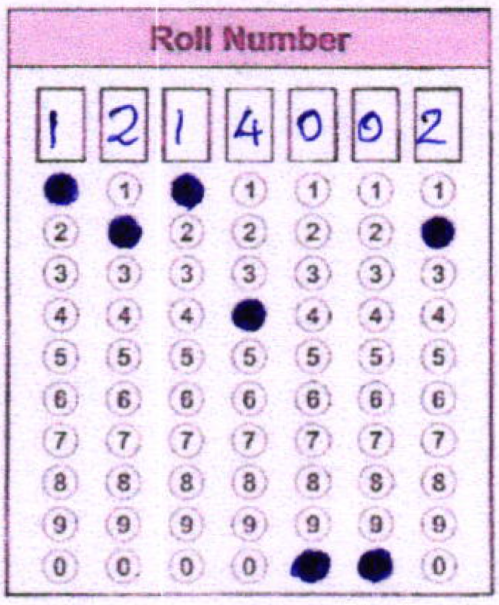
#> input picture test_t2/Final_omr/Aligned/Roll_number.png, 499 x 605 px
$ python -i Roll_no.py   (imports and definitions only)   (older library calls are emulated)
#> lines starting #> are read from the running program, lines starting #| are printed output that depends on the picture; after the words box and inside, x2 and y2 are one past the last pixel; in counts of white or black regions, pixels touching at a corner belong together
import cv2
import numpy as np

def roll_no():

    orginal=cv2.imread("Aligned/Roll_number.png",0)
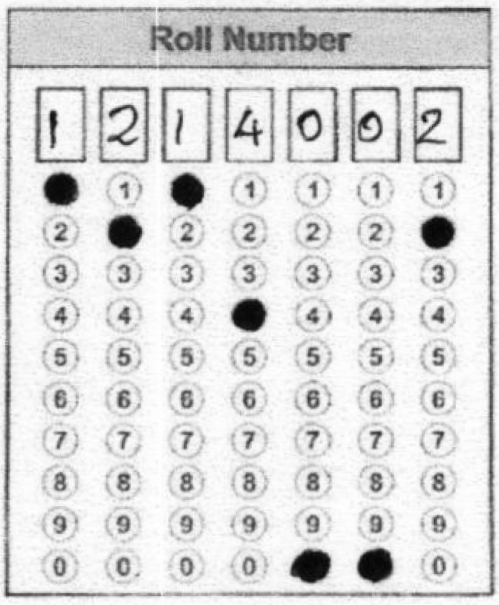
#> orginal: shape (605, 499); min 4, max 255, mean 218
    h,w = orginal.shape
#> h = 605; w = 499
    crop= orginal[165:h-15,25:w-25]
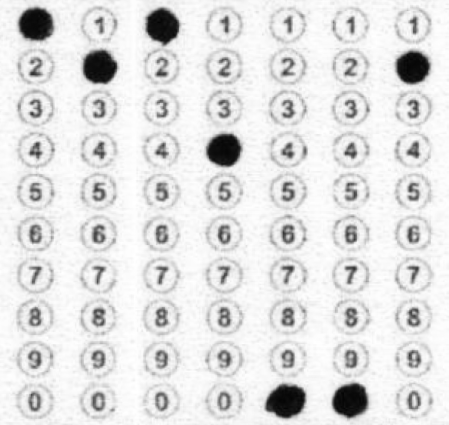
#> crop: shape (425, 449); min 4, max 255, mean 224.3

    th, im_th = cv2.threshold(crop,127,255,0)
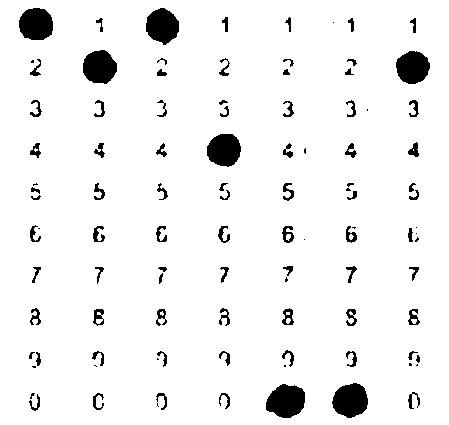
#> im_th: shape (425, 449); 94.2% white; 102 black regions (22 under 20 px), largest, box (x1, y1, x2, y2) and area: (266, 384, 305, 418) 1006, (332, 383, 368, 418) 946, (19, 8, 53, 40) 895
    im_th=~im_th
    kernel = np.ones((5,5), np.uint8)
    binary = cv2.erode(im_th, kernel, iterations=2)
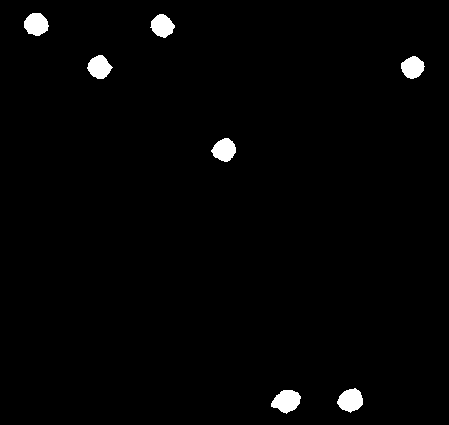
#> binary: shape (425, 449); 1.6% white; 7 white regions, largest, box (x1, y1, x2, y2) and area: (271, 390, 301, 414) 489, (337, 388, 363, 413) 455, (24, 13, 49, 36) 432

    h1,w1 = crop.shape
#> h1 = 425; w1 = 449

    roll_no = []
    for y in range(0, w1,np.uint(np.floor(w1/7))):
        if (y +int(w1/7) > w1):
            break
        column = binary[0:h1, y: y +int(w1/7)]
        visc=crop[0:h1, y: y +int(w1/7)]

        count=0
        for x in range(0, h1,np.uint(np.floor(h1/10))):

            if (x+int(h1/10) > h1):
                   break
            row = column[x:x+int(h1/10),:]
            visr=visc[x:x+int(h1/10),:]
            count+=1
            (_,cnts, _) = cv2.findContours(row, cv2.RETR_EXTERNAL,cv2.CHAIN_APPROX_SIMPLE)
            if len(cnts) == 1:
                roll_no.append(str(count))
#> this loop made 8 passes
#> pass 1, in roll_no, `column = binary[0:h1, y: y +int(w1/7)]`:
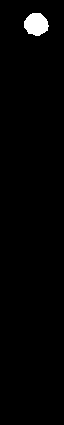
#> column: shape (425, 64); 1.6% white; 1 white region, box (x1, y1, x2, y2) and area: (24, 13, 49, 36) 432
#> pass 1, in roll_no, `visc=crop[0:h1, y: y +int(w1/7)]`:
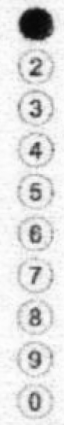
#> visc: shape (425, 64); min 7, max 255, mean 223
#> pass 2, in roll_no, `visc=crop[0:h1, y: y +int(w1/7)]`:
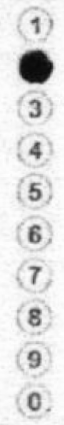
#> visc: shape (425, 64); min 8, max 255, mean 224.4
#> after the loop: row: shape (42, 64); every value is 0
#> after the loop, roll_no = ['1', '2', '1', '4', '10', '10', '2']

    #        cv2.imshow("Foreground", visr )
    #        cv2.waitKey(0)
    roll_no=[0 if x == 10 else x for x in roll_no]
    roll_no=''.join(roll_no)
    roll_no=int(roll_no)
#> roll_no = 121410102
    return roll_no

>>> result = roll_no()
#> result = 121410102

$ run again, with test_t2/Final_omr/Aligned/Center_code.png copied over test_t2/Final_omr/Aligned/Roll_number.png
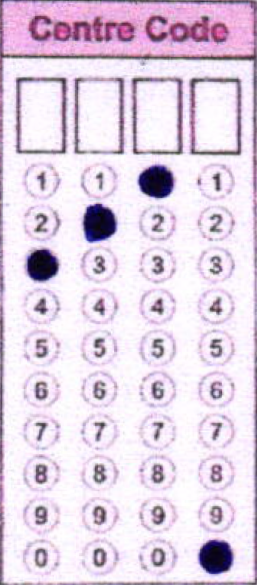
#> input picture test_t2/Final_omr/Aligned/Center_code.png, 257 x 585 px
#> in roll_no, `th, im_th = cv2.threshold(crop,127,255,0)`:
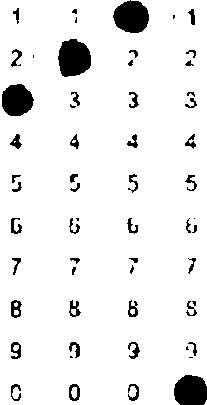
#> im_th: shape (405, 207); 92.6% white; 59 black regions (13 under 20 px), largest, box (x1, y1, x2, y2) and area: (58, 39, 91, 77) 982, (113, 0, 149, 33) 906, (174, 375, 207, 405) 849
#> binary: shape (405, 207); 2.1% white; 4 white regions, box (x1, y1, x2, y2) and area: (179, 380, 207, 405) 498, (63, 45, 87, 72) 487, (118, 5, 144, 29) 431, (6, 89, 29, 112) 357
#> after the loop in roll_no, `for y in range(0, w1,np.uint(np.floor(w1/7))):`:
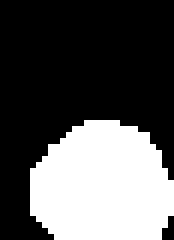
#> row: shape (40, 29) (shown 6 times larger); 34% white; 1 white region, box (x1, y1, x2, y2) and area: (5, 20, 29, 40) 394
#> after the loop in roll_no, `for y in range(0, w1,np.uint(np.floor(w1/7))):`: roll_no = ['3', '2', '1', '10']
#> in roll_no, `roll_no=int(roll_no)`: roll_no = 32110
